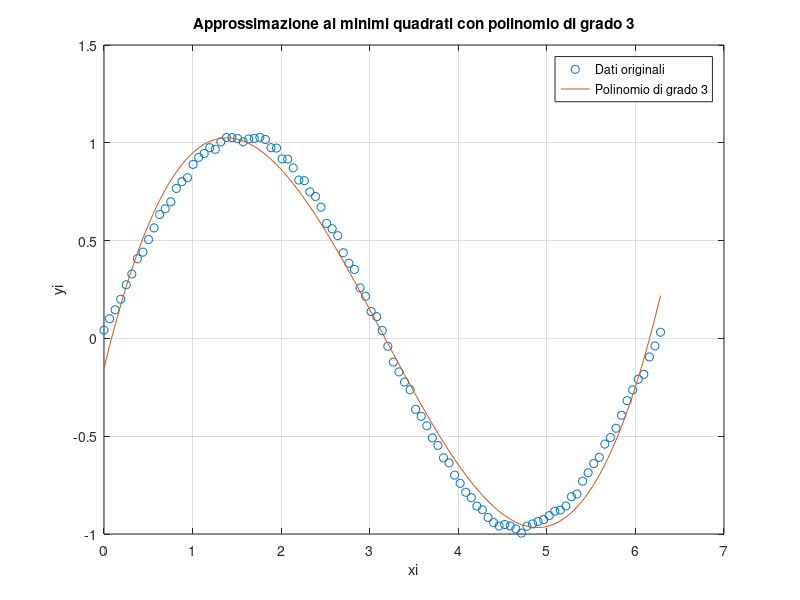

This figure's MATLAB source:
% Imposta il seed per la generazione casuale dei numeri
rng(0);

% Genera i dati
xi = linspace(0, 2*pi, 101);
yi = sin(xi) + rand(size(xi)) * 0.05;

% Costruisci manualmente la matrice di Vandermonde per il polinomio di grado 3
n = length(xi);
V = zeros(n, 4);
for i = 1:n
    V(i, :) = [xi(i)^3, xi(i)^2, xi(i), 1];
end

% Risolvi il sistema lineare V * a = yi per ottenere i coefficienti
a = V \ yi';

% I coefficienti sono già nell'ordine giusto per l'uso con polyval
p = a;

% Valuta il polinomio sui punti di xi
yi_fit = polyval(p, xi);

% Grafica dei risultati
figure;
plot(xi, yi, 'o', 'DisplayName', 'Dati originali'); % Dati originali
hold on;
plot(xi, yi_fit, '-', 'DisplayName', 'Polinomio di grado 3'); % Polinomio approssimante
legend show;
xlabel('xi');
ylabel('yi');
title('Approssimazione ai minimi quadrati con polinomio di grado 3');
grid on;
